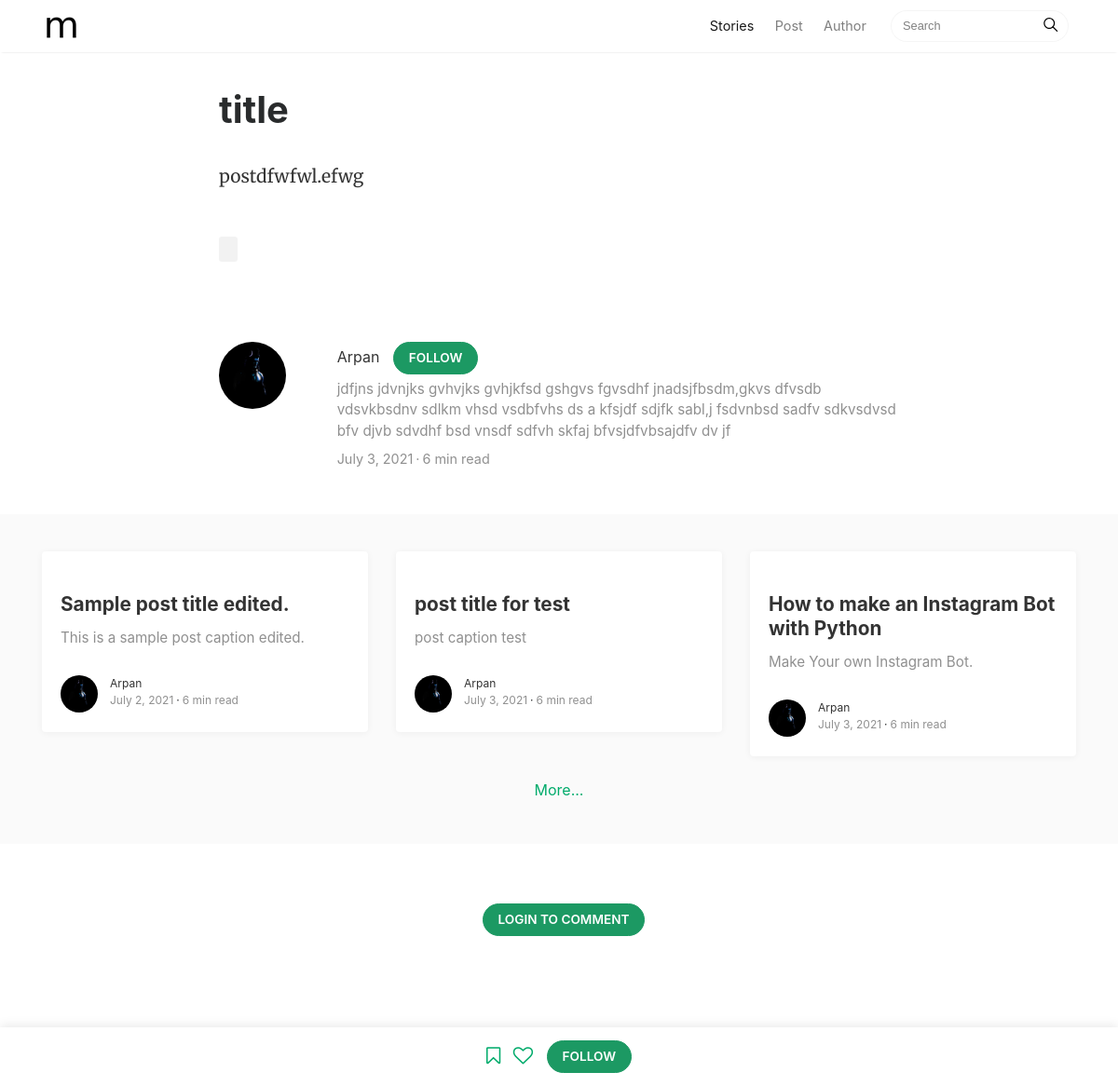
Screenshot of /arp/title-2/ with the database file from the repository.
### me/models.py (models this page shows)
class Post(models.Model):
    user_id = models.IntegerField()
    thumbnail = models.TextField()
    title=models.TextField()
    caption=models.TextField()
    post=models.TextField()
    tags = models.TextField()
    created = models.DateField(auto_now_add=True)

class Me(models.Model):
    user_id = models.IntegerField()
    image = models.ImageField(null=True, blank=True, upload_to=image_name)
    name = models.TextField()
    bio = models.TextField()

### homepage/views.py (the view)
# urls.py: path('<str:username>/<str:title>-<int:post_id>/', views.post, name="post"),
def post(request, username, title, post_id):
    con = Connect.objects.filter(username=username).first()
    if not con:
        request.session['next'] = "write"
        messages.info(request, "You need to Login First!")
        return redirect("login")
    usr = Me.objects.filter(user_id=con.id).first()
    if not usr:
        request.session['next'] = "write"
        messages.info(request, "You need to Login First!")
        return redirect("login")
    posts = Post.objects.filter(user_id=con.id)
    po = posts.filter(id=post_id).first()
    if not slugify(po.title) == title:
        return redirect("post", username=username, title=slugify(po.title), post_id=po.id)
    tags = po.tags
    tags = tags[1:len(tags)-1]
    tag = tags.split(',')
    comments = Comment.objects.filter(post_id=post_id)
    likes = Like.objects.filter(post_id=po.id)
    if request.user.is_authenticated:
        curr_con = Connect.objects.filter(username=request.user.username).first()
        if not curr_con:
            request.session['next'] = f"post({username}, {po.title}, {post_id})"
            messages.info(request, "You need to Login First!")
            return redirect("login")
        curr_usr = Me.objects.filter(user_id=curr_con.id).first()
        if not curr_usr:
            request.session['next'] = f"post({username}, {po.title}, {post_id})"
            messages.info(request, "You need to Login First!")
            return redirect("login")
        co = comments.filter(user_id=curr_con.id).first()
        like = likes.filter(user_id=curr_con.id)
        bookmark = Bookmark.objects.filter(post_id=po.id).filter(user_id=curr_con.id).first()
        follow = Follow.objects.filter(follower=curr_con.id).filter(followed=con.id).first()
    else:
        curr_con = None
        curr_usr = None
        co = None
        like = None
        bookmark = None
        follow = None
    di = dict()
    for c in comments:
        conn = Connect.objects.filter(id=c.user_id).first()
        usrr = Me.objects.filter(user_id=conn.id).first()
        di[conn] = usrr
    posts = posts[0:4]
    context = {
        'con':con,
        'usr':usr,
        'po':po,
        'tags':tag,
        'posts':posts,
        'curr_con':curr_con,
        'curr_usr':curr_usr,
        'comments':comments,
        'di':di,
        'co':co,
        'likes':likes,
        'like':like,
        'bookmark':bookmark,
        'follow':follow
    }
    return render(request, "post.html", context)

### templates/post.html (shortened to what this page needs)
{% load static %}
<!DOCTYPE html>
<html lang="en">
<head>
<link href="{% static 'assets/css/bootstrap.min.css' %}" rel="stylesheet">
<link href="https://maxcdn.bootstrapcdn.com/font-awesome/4.7.0/css/font-awesome.min.css" rel="stylesheet">
<link href="{% static 'assets/css/mediumish.css' %}" rel="stylesheet">
</head>
<body>
<nav class="navbar navbar-toggleable-md navbar-light bg-white fixed-top mediumnavigation">
<div class="container">
	<a class="navbar-brand" href="index.html">
	<img src="{% static 'assets/img/logo.png' %}" alt="logo">
	</a>
	<div class="collapse navbar-collapse" id="navbarsExampleDefault">
		<ul class="navbar-nav ml-auto">
			<li class="nav-item active">
			<a class="nav-link" href="index.html">Stories <span class="sr-only">(current)</span></a>
			</li>
			<li class="nav-item">
			<a class="nav-link" href="post.html">Post</a>
			</li>
			<li class="nav-item">
			<a class="nav-link" href="author.html">Author</a>
			</li>
		</ul>
		<form class="form-inline my-2 my-lg-0">
			<input class="form-control mr-sm-2" type="text" placeholder="Search">
			<span class="search-icon"><svg class="svgIcon-use" width="25" height="25" viewbox="0 0 25 25"><path d="M20.067 18.933l-4.157-4.157a6 6 0 1 0-.884.884l4.157 4.157a.624.624 0 1 0 .884-.884zM6.5 11c0-2.62 2.13-4.75 4.75-4.75S16 8.38 16 11s-2.13 4.75-4.75 4.75S6.5 13.62 6.5 11z"></path></svg></span>
		</form>
	</div>
</div>
</nav>
<div class="container">
	<div class="row">
		<div class="col-md-2 col-xs-12">
		</div>
		<div class="col-md-8 col-md-offset-2 col-xs-12">
			<div class="mainheading">
				<h1 class="posttitle">{{po.title}}</h1>
			</div>
			<div class="article-post">
				{{po.post|safe}}
			</div>
			<br>
				{% if tags %}
			<div class="after-post-tags">
				<ul class="tags">
					{% for tag in tags %}
					<li><a href="#">{{tag}}</a></li>
					{% endfor %}
				</ul>
			</div>
			{% endif %}
			<br>
			<div class="mainheading">
				<div class="row post-top-meta">
					<div class="col-md-2">
						<a href="/{{con.username}}/">
							{% if usr.image %}
							<img class="author-thumb" style="object-fit: cover;" src="/media/{{usr.image}}" alt="Sal">
							{% else %}
							<img class="author-thumb" src="https://www.gravatar.com/avatar/e56154546cf4be74e393c62d1ae9f9d4?s=250&amp;d=mm&amp;r=x" alt="Sal">
							{% endif %}
						</a>
					</div>
					<div class="col-md-10">
						<a class="link-dark" href="/{{con.username}}/">{{usr.name}}</a>
						{% if follow %}
						<a href="#" id="followuserbutton" onclick="followbutton(event, '{{con.username}}', {{po.id}})" class="btn follow p-2">Following</a>
						{% else %}
						<a href="#" id="followuserbutton" onclick="followbutton(event, '{{con.username}}', {{po.id}})" class="btn subscribe">Follow</a>
						{% endif %}
						<span class="author-description">{{usr.bio}}</span>
						<span class="post-date">{{po.created}}</span><span class="dot"></span><span class="post-read">6 min read</span>
					</div>
				</div>
			</div>
		</div>
	</div>
</div>
<div class="graybg">
	<div class="container">
		<div class="row listrecent listrelated">
			{% for post in posts %}
			{% if not post.id == po.id %}
			<div class="col-md-4">
				<div class="card">
					<a href="/{{con.username}}/{{post.title|slugify}}-{{post.id}}/">
					</a>
					<div class="card-block">
						<h2 class="card-title"><a href="/{{con.username}}/{{post.title|slugify}}-{{post.id}}/">{{post.title}}</a></h2>
						<h4 class="card-text">{{post.caption}}</h4>
						<div class="metafooter">
							<div class="wrapfooter">
								<span class="meta-footer-thumb">
								<a href="/{{con.username}}/">
									{% if usr.image %}
									<img class="author-thumb" style="object-fit: cover;" src="/media/{{usr.image}}" alt="Sal">
									{% else %}
									<img class="author-thumb" src="https://www.gravatar.com/avatar/e56154546cf4be74e393c62d1ae9f9d4?s=250&amp;d=mm&amp;r=x" alt="Sal">
									{% endif %}
								</a>
								</span>
								<span class="author-meta">
								<span class="post-name"><a href="/{{con.username}}/">{{usr.name}}</a></span><br/>
								<span class="post-date">{{post.created}}</span><span class="dot"></span><span class="post-read">6 min read</span>
								</span>
							</div>
						</div>
					</div>
				</div>
			</div>
			{% endif %}
			{% endfor %}
			<div style="width: 100%;max-width:100%;text-align:center"><br><a href="/{{con.username}}/">More...</a></div>
		</div>
	</div>
</div>
<br>
<div class="container">
	<div class="row">
		<div class="col-md-2 col-xs-12">
		</div>
		<div class="col-md-8 col-md-offset-2 col-xs-12">
			{% if request.user.is_authenticated %}
			{% if co %}
			<div class="mainheading">
				<div class="row post-top-meta">
					<div class="col-md-2">
						<a href="/{{curr_con.username}}/">
							{% if curr_usr.image %}
							<img class="author-thumb" style="object-fit: cover;" src="/media/{{curr_usr.image}}" alt="Sal">
							{% else %}
							<img class="author-thumb" src="https://www.gravatar.com/avatar/e56154546cf4be74e393c62d1ae9f9d4?s=250&amp;d=mm&amp;r=x" alt="Sal">
							{% endif %}
						</a>
					</div>
					<div class="col-md-8" id="commentsection">
						<a class="link-dark" href="/{{curr_con.username}}/">{{curr_usr.name}}</a><br>
						<span class="author-description">{{co.comment}}</span><br>
						<span class="post-date">{{co.created}}</span>
					</div>
					<div class="col-md-2" id="commentbuttonsection"><br>
						<a href="" id="editcommentbutton" onclick="editcommentsection(event)" class="btn follow p-2 m-1">&nbsp;Edit&nbsp;</a><br>
						<a href="" id="deletecommentbutton" onclick="deletecomment(event)" class="btn follow p-2 m-1">Delete</a>
					</div>
				</div>
			</div>
			{% else %}
			<div class="mainheading">
				<div class="row post-top-meta">
					<div class="col-md-2">
						<a href="/{{curr_con.username}}/">
							{% if curr_usr.image %}
							<img class="author-thumb" style="object-fit: cover;" src="/media/{{curr_usr.image}}" alt="Sal">
							{% else %}
							<img class="author-thumb" src="https://www.gravatar.com/avatar/e56154546cf4be74e393c62d1ae9f9d4?s=250&amp;d=mm&amp;r=x" alt="Sal">
							{% endif %}
						</a>
					</div>
					<div class="col-md-8" id="commentsection"><br>
						<textarea name="commment" id="commentinput" onkeyup="textAreaAdjust(this)" class="scroll" rows="3" style="width: 100%; max-width: 100%; border-color: transparent; outline: none;resize: none;" placeholder="Write Comment"></textarea>
					</div>
					<div class="col-md-2" id="commentbuttonsection"><br>
						<a href="" id="commentbutton" onclick="commentbutton(event)" class="btn subscribe m-1">Comment</a>
					</div>
				</div>
			</div>
			{% endif %}
			{% else %}
			<div class="mainheading">
				<div class="row post-top-meta">
					<div class="col-md-2">
					</div>
					<div class="col-md-8" style="width: 100%; max-width: 100%; text-align: center;"><br>
						<a href="/me/login/?next=/{{con.username}}/{{po.title|slugify}}-{{po.id}}" class="btn subscribe">Login To Comment</a>
					</div>
					<div class="col-md-2" id="commentbuttonsection">
					</div>
				</div>
			</div>
			{% endif %}
		</div>
	</div>
</div>
<div class="alertbar">
	<div class="container text-center">
		{% if bookmark %}
		<a href="" id="bookmarkbutton" onclick="bookmarkbutton(event, '{{con.username}}', {{po.id}})"><i class="fa fa-bookmark fa-lg"></i></a>
		{% else %}
		<a href="" id="bookmarkbutton" onclick="bookmarkbutton(event, '{{con.username}}', {{po.id}})"><i class="fa fa-bookmark-o fa-lg"></i></a>
		{% endif %}
		{% if like %}
		<a href="" id="likebutton" onclick="likebutton(event, '{{con.username}}', {{po.id}})"><i class="fa fa-heart fa-lg" style="color: red;"></i></a>
		{% else %}
		<a href="" id="likebutton" onclick="likebutton(event, '{{con.username}}', {{po.id}})"><i class="fa fa-heart-o fa-lg"></i></a>
		{% endif %}
		{% if follow %}
		<a href="#" id="followbutton" onclick="followbutton(event, '{{con.username}}', {{po.id}})" class="btn follow p-2">Following</a>
		{% else %}
		<a href="#" id="followbutton" onclick="followbutton(event, '{{con.username}}', {{po.id}})" class="btn subscribe">Follow</a>
		{% endif %}
	</div>
</div>
<div class="container">
	<div class="footer">
		<p class="pull-left">
		</p>
		<p class="pull-right">
			 Mediumish Theme by <a target="_blank" href="https://www.wowthemes.net">WowThemes.net</a>
		</p>
	</div>
</div>
</body>
</html>

### static/assets/css/mediumish.css (style rules this page uses)
body { padding-top:5rem; }
.mainheading { padding:1rem 0rem; }
a { color:#00ab6b; }
a,a:hover { transition:all 0.2s; }
.mediumnavigation { background:rgba(255,255,255,.97); box-shadow:0 2px 2px -2px rgba(0,0,0,.15); }
@media (min-width:992px) { .navbar-toggleable-md .navbar-nav .nav-link { padding-right:.7rem; padding-left:.7rem; } }
.listfeaturedtag h2.card-title,.listrecent h2.card-title { font-size:1.3rem; font-weight:700; line-height: 1.25; }
.listfeaturedtag h2.card-title a,.listrecent h2.card-title a { color:rgba(0,0,0,.8); }
.listfeaturedtag h4.card-text,.listrecent h4.card-text { color:rgba(0,0,0,.44); font-size:0.95rem; line-height:1.4; font-weight:400; }
.listrecent .wrapfooter { font-size:12px; margin-top:30px; }
.author-thumb { width:40px; height:40px; float:left; margin-right:13px; border-radius:100%; }
.post-top-meta { margin-bottom:2rem; }
.post-top-meta .author-thumb { width:72px; height:72px; }
.post-top-meta span { font-size:0.9rem; color:rgba(0,0,0,.44); display:inline-block; }
.post-top-meta .author-description { margin-bottom:5px; margin-top:5px; font-size:0.95rem; }
.author-meta { flex:1 1 auto; white-space:nowrap!important; text-overflow:ellipsis!important; overflow:hidden!important; }
span.post-name,span.post-date,span.author-meta { display:inline-block; }
span.post-date,span.post-read { color:rgba(0,0,0,.44); }
span.post-name a,span.post-read-more a:hover { color:rgba(0,0,0,.8); }
.dot:after { content:"·"; margin-left:3px; margin-right:3px; }
.mediumnavigation .form-control { font-size:0.8rem; border-radius:30px; overflow:hidden; border:1px solid rgba(0,0,0,0.04); }
.mediumnavigation .form-inline { margin-left:15px; }
.mediumnavigation .navbar-brand { font-weight:500; }
.mediumnavigation .nav-item,.dropdown-menu { font-size:0.9rem; }
.mediumnavigation .search-icon { margin-left:-40px; display:inline-block; margin-top:3px; cursor:pointer; }
.mediumnavigation .navbar-brand img { max-height:30px; margin-right:5px; }
.mainheading h1.posttitle { font-weight:700; margin-bottom:1rem; }
.footer { border-top:1px solid rgba(0,0,0,.05)!important; padding-top:15px; padding-bottom:12px; font-size:0.8rem; color:rgba(0,0,0,.44); margin-top:50px; }
.link-dark { color:rgba(0,0,0,.8); }
.article-post { font-family:Merriweather; font-size:1.2rem; line-height:1.8; color:rgba(0,0,0,.8); }
.article-post p,.article-post blockquote { margin:0 0 1.5rem 0; }
.graybg { background-color:#fafafa; padding:40px 0 46px; position:relative; }
.listrelated .card { box-shadow:0 1px 7px rgba(0,0,0,.05); border:0; }
.card { border-radius:4px; }
ul.tags { list-style:none; padding-left:0; margin:0 0 3rem 0; }
ul.tags li { display:inline-block; font-size:0.9rem; }
ul.tags li a { background:rgba(0,0,0,.05); color:rgba(0,0,0,.6); border-radius:3px; padding:5px 10px; }
.btn.subscribe { background-color:#1C9963; border-color:#1C9963; color:rgba(255,255,255,1); fill:rgba(255,255,255,1); border-radius:30px; font-size:0.85rem; margin-left:10px; font-weight:600; text-transform:uppercase; }
.alertbar { box-shadow:0 -3px 10px 0 rgba(0,0,0,.0785); position:fixed; bottom:0; left:0; background-color:#fff; width:100%; padding:14px 0; z-index:1; }

### rows the page displays
Post: title "title", post "postdfwfwl.efwg", created "July 3, 2021"
Me: image (picture), name "Arpan", bio "jdfjns jdvnjks gvhvjks gvhjkfsd gshgvs fgvsdhf jnadsjfbsdm,gkvs dfvsdb vdsvkbsdnv sdlkm vhsd vsdbfvhs ds a kfsjdf sdjfk sabl,j fsdvnbsd sadfv sdkvsdvsd bfv djvb sdvdhf bsd vnsdf sdfvh skfaj bfvsjdfvbsajdfv dv jf"
Post: title "Sample post title edited.", caption "This is a sample post caption edited.", image (picture), created "July 2, 2021"
Post: title "post title for test", caption "post caption test", image (picture), created "July 3, 2021"
Post: title "How to make an Instagram Bot with Python", caption "Make Your own Instagram Bot.", image (picture), created "July 3, 2021"
